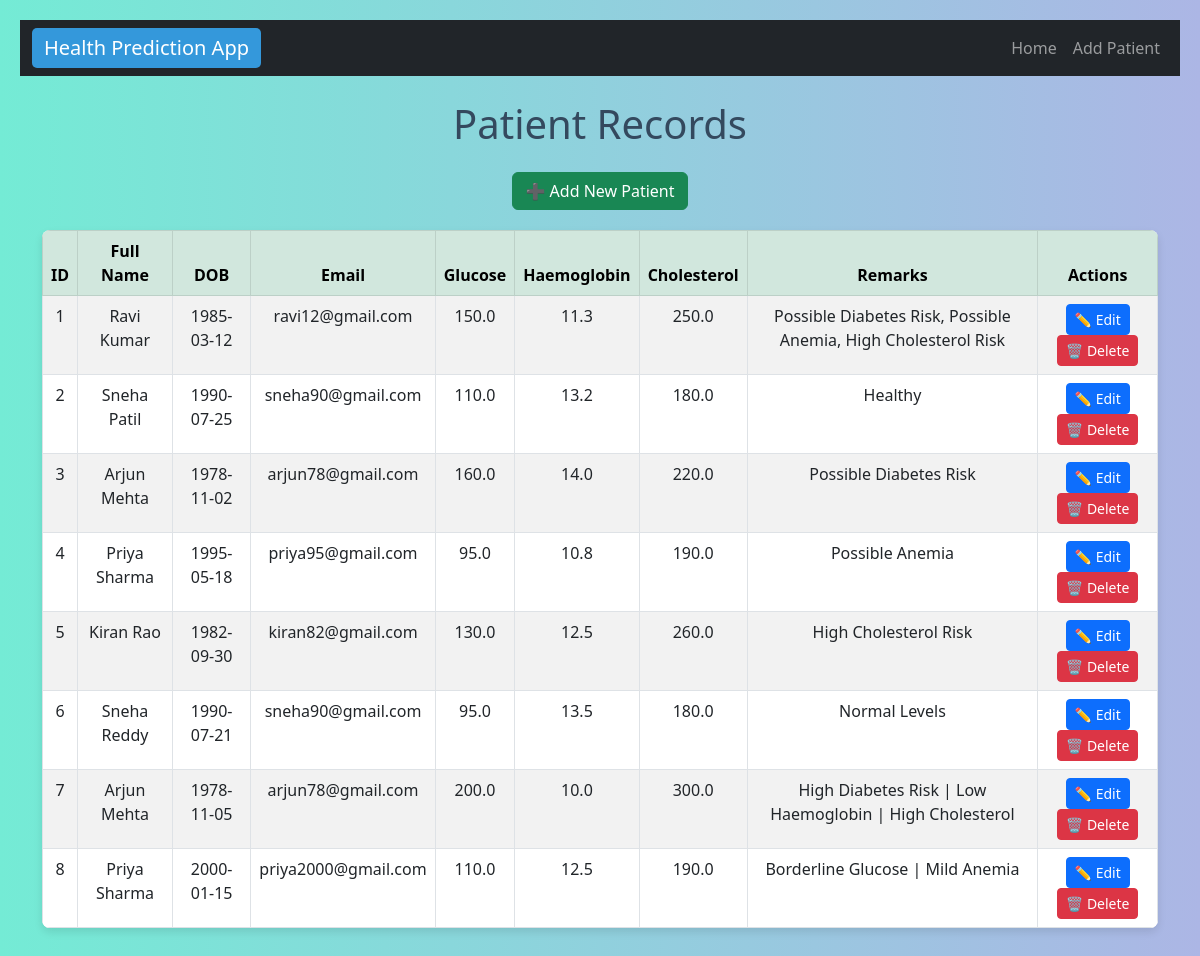
The page / on the database its author committed.
### tables this page shows
CREATE TABLE patients (
    id INTEGER PRIMARY KEY AUTOINCREMENT,
    full_name TEXT,
    dob TEXT,
    email TEXT,
    glucose REAL,
    haemoglobin REAL,
    cholesterol REAL,
    remarks TEXT
);

### app.py (the view)
@app.route('/')
def index():
    try:
        conn = connect_db()
        patients = conn.execute('SELECT * FROM patients').fetchall()
        conn.close()
        return render_template('index.html', patients=patients)
    except Exception as e:
        flash(str(e))
        return render_template('add.html')

### app.py (called while the page is built)
def connect_db():
    if not os.path.exists(DB_FILE):
        raise FileNotFoundError("Database file not found. Please check database.db")
    try:
        conn = sqlite3.connect(DB_FILE)
        conn.row_factory = sqlite3.Row
        return conn
    except sqlite3.Error as e:
        raise RuntimeError(f"Database connection failed: {e}")

### templates/index.html (shortened to what this page needs)
<!DOCTYPE html>
<html lang="en">
<head>
    <link rel="stylesheet" href="https://cdn.jsdelivr.net/npm/bootstrap@5.3.0/dist/css/bootstrap.min.css">
    <link rel="stylesheet" href="{{ url_for('static', filename='style.css') }}">
</head>
<body>
    <nav class="navbar navbar-expand-lg navbar-dark bg-dark">
        <div class="container-fluid">
            <a class="navbar-brand" href="/">Health Prediction App</a>
            <div class="collapse navbar-collapse">
                <ul class="navbar-nav ms-auto">
                    <li class="nav-item"><a class="nav-link" href="/">Home</a></li>
                    <li class="nav-item"><a class="nav-link" href="/add">Add Patient</a></li>
                </ul>
            </div>
        </div>
    </nav>
    <div class="container mt-4">
        <h1 class="text-center mb-4">Patient Records</h1>
        <div class="text-center mb-3">
            <a href="/add" class="btn btn-success">➕ Add New Patient</a>
        </div>
        {% if patients %}
        <table class="table table-striped table-bordered table-hover">
            <thead class="table-success">
                <tr>
                    <th>ID</th>
                    <th>Full Name</th>
                    <th>DOB</th>
                    <th>Email</th>
                    <th>Glucose</th>
                    <th>Haemoglobin</th>
                    <th>Cholesterol</th>
                    <th>Remarks</th>
                    <th>Actions</th>
                </tr>
            </thead>
            <tbody>
                {% for patient in patients %}
                <tr>
                    <td>{{ patient.id }}</td>
                    <td>{{ patient.full_name }}</td>
                    <td>{{ patient.dob }}</td>
                    <td>{{ patient.email }}</td>
                    <td>{{ patient.glucose }}</td>
                    <td>{{ patient.haemoglobin }}</td>
                    <td>{{ patient.cholesterol }}</td>
                    <td>{{ patient.remarks }}</td>
                    <td>
                        <a href="/edit/{{ patient.id }}" class="btn btn-primary btn-sm">✏️ Edit</a>
                        <form action="/delete/{{ patient.id }}" method="POST" style="display:inline;">
                            <button type="submit" class="btn btn-danger btn-sm">🗑️ Delete</button>
                        </form>
                    </td>
                </tr>
                {% endfor %}
            </tbody>
        </table>
        {% else %}
        <p class="text-center">No patients found. <a href="/add" class="btn btn-success btn-sm">Add one now</a>.</p>
        {% endif %}
    </div>
</body>
</html>

### static/style.css (style rules this page uses)
body { font-family: 'Segoe UI', Tahoma, Geneva, Verdana, sans-serif; background: linear-gradient(to right, #74ebd5, #ACB6E5); margin: 0; padding: 20px; color: #2c3e50; }
h1 { text-align: center; color: #34495e; margin-bottom: 20px; }
a { text-decoration: none; color: #fff; background-color: #3498db; padding: 8px 12px; border-radius: 5px; transition: background 0.3s; }
table { width: 100%; border-collapse: collapse; margin-top: 20px; background: #fff; border-radius: 8px; overflow: hidden; box-shadow: 0 4px 8px rgba(0,0,0,0.1); }
table th, table td { padding: 12px; text-align: center; border-bottom: 1px solid #ddd; }
table th { background-color: #2ecc71; color: white; }
button { background-color: #e67e22; color: white; border: none; padding: 8px 12px; border-radius: 5px; cursor: pointer; transition: background 0.3s; }

### rows shown on the page
patients: id "1", full_name "Ravi Kumar", dob "1985-03-12", email "ravi12@gmail.com", glucose "150.0", haemoglobin "11.3", cholesterol "250.0", remarks "Possible Diabetes Risk, Possible Anemia, High Cholesterol Risk"
patients: id "2", full_name "Sneha Patil", dob "1990-07-25", email "sneha90@gmail.com", glucose "110.0", haemoglobin "13.2", cholesterol "180.0", remarks "Healthy"
patients: id "3", full_name "Arjun Mehta", dob "1978-11-02", email "arjun78@gmail.com", glucose "160.0", haemoglobin "14.0", cholesterol "220.0", remarks "Possible Diabetes Risk"
patients: id "4", full_name "Priya Sharma", dob "1995-05-18", email "priya95@gmail.com", glucose "95.0", haemoglobin "10.8", cholesterol "190.0", remarks "Possible Anemia"
patients: id "5", full_name "Kiran Rao", dob "1982-09-30", email "kiran82@gmail.com", glucose "130.0", haemoglobin "12.5", cholesterol "260.0", remarks "High Cholesterol Risk"
patients: id "6", full_name "Sneha Reddy", dob "1990-07-21", email "sneha90@gmail.com", glucose "95.0", haemoglobin "13.5", cholesterol "180.0", remarks "Normal Levels"
patients: id "7", full_name "Arjun Mehta", dob "1978-11-05", email "arjun78@gmail.com", glucose "200.0", haemoglobin "10.0", cholesterol "300.0", remarks "High Diabetes Risk | Low Haemoglobin | High Cholesterol"
patients: id "8", full_name "Priya Sharma", dob "2000-01-15", email "priya2000@gmail.com", glucose "110.0", haemoglobin "12.5", cholesterol "190.0", remarks "Borderline Glucose | Mild Anemia"
